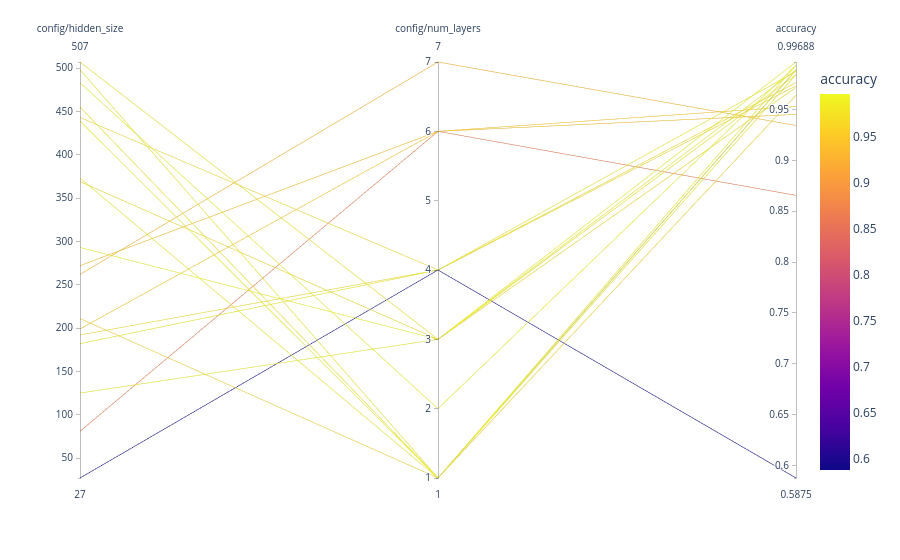

The notebook cell this image was saved under:
### Code cell
columns = ["config/hidden_size", "config/num_layers", "accuracy"]
visualize.parallel_plot(analysis, columns)

### Figure 1 — Plotly figure (JSON) as saved in the notebook; plotly's stock layout.template omitted (floating-point values rounded to 4 significant figures)
{"data": [{"dimensions": [{"label": "config/hidden_size", "values": [373, 192, 272, 182, 455, 439, 27, 199, 293, 125, 211, 81, 369, 483, 443, 498, 507, 262]}, {"label": "config/num_layers", "values": [1, 4, 6, 4, 1, 1, 4, 6, 3, 3, 1, 6, 3, 2, 4, 1, 3, 7]}, {"label": "accuracy", "values": [0.9891, 0.9766, 0.9453, 0.9875, 0.9844, 0.9938, 0.5875, 0.9531, 0.9969, 0.9891, 0.9641, 0.8656, 0.9719, 0.9938, 0.9734, 0.9891, 0.9844, 0.9344]}], "domain": {"x": [0, 1], "y": [0, 1]}, "line": {"color": [0.9891, 0.9766, 0.9453, 0.9875, 0.9844, 0.9938, 0.5875, 0.9531, 0.9969, 0.9891, 0.9641, 0.8656, 0.9719, 0.9938, 0.9734, 0.9891, 0.9844, 0.9344], "coloraxis": "coloraxis"}, "name": "", "type": "parcoords"}], "layout": {"coloraxis": {"colorbar": {"title": {"text": "accuracy"}}, "colorscale": [[0, "#0d0887"], [0.1111, "#46039f"], [0.2222, "#7201a8"], [0.3333, "#9c179e"], [0.4444, "#bd3786"], [0.5556, "#d8576b"], [0.6667, "#ed7953"], [0.7778, "#fb9f3a"], [0.8889, "#fdca26"], [1, "#f0f921"]]}, "legend": {"tracegroupgap": 0}, "margin": {"t": 60}}}
